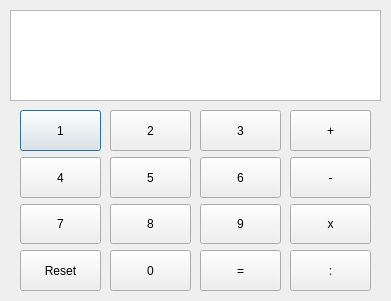
<?xml version="1.0" encoding="UTF-8"?>
<ui version="4.0">
 <class>Dialog</class>
 <widget class="QDialog" name="Dialog">
  <property name="geometry">
   <rect>
    <x>0</x>
    <y>0</y>
    <width>391</width>
    <height>301</height>
   </rect>
  </property>
  <property name="windowTitle">
   <string>Dialog</string>
  </property>
  <widget class="QTextBrowser" name="textBrowser_showing">
   <property name="geometry">
    <rect>
     <x>10</x>
     <y>10</y>
     <width>371</width>
     <height>91</height>
    </rect>
   </property>
   <property name="focusPolicy">
    <enum>Qt::NoFocus</enum>
   </property>
  </widget>
  <widget class="QWidget" name="verticalLayoutWidget">
   <property name="geometry">
    <rect>
     <x>20</x>
     <y>110</y>
     <width>81</width>
     <height>181</height>
    </rect>
   </property>
   <layout class="QVBoxLayout" name="verticalLayout">
    <item>
     <widget class="QPushButton" name="pushButton_1">
      <property name="sizePolicy">
       <sizepolicy hsizetype="Ignored" vsizetype="Ignored">
        <horstretch>0</horstretch>
        <verstretch>0</verstretch>
       </sizepolicy>
      </property>
      <property name="text">
       <string>1</string>
      </property>
     </widget>
    </item>
    <item>
     <widget class="QPushButton" name="pushButton_8">
      <property name="sizePolicy">
       <sizepolicy hsizetype="Ignored" vsizetype="Ignored">
        <horstretch>0</horstretch>
        <verstretch>0</verstretch>
       </sizepolicy>
      </property>
      <property name="text">
       <string>4</string>
      </property>
     </widget>
    </item>
    <item>
     <widget class="QPushButton" name="pushButton_2">
      <property name="sizePolicy">
       <sizepolicy hsizetype="Ignored" vsizetype="Ignored">
        <horstretch>0</horstretch>
        <verstretch>0</verstretch>
       </sizepolicy>
      </property>
      <property name="text">
       <string>7</string>
      </property>
     </widget>
    </item>
    <item>
     <widget class="QPushButton" name="pushButton_reset">
      <property name="sizePolicy">
       <sizepolicy hsizetype="Ignored" vsizetype="Ignored">
        <horstretch>0</horstretch>
        <verstretch>0</verstretch>
       </sizepolicy>
      </property>
      <property name="text">
       <string>Reset</string>
      </property>
     </widget>
    </item>
   </layout>
  </widget>
  <widget class="QWidget" name="verticalLayoutWidget_3">
   <property name="geometry">
    <rect>
     <x>110</x>
     <y>110</y>
     <width>81</width>
     <height>181</height>
    </rect>
   </property>
   <layout class="QVBoxLayout" name="verticalLayout_3">
    <item>
     <widget class="QPushButton" name="pushButton_3">
      <property name="sizePolicy">
       <sizepolicy hsizetype="Ignored" vsizetype="Ignored">
        <horstretch>0</horstretch>
        <verstretch>0</verstretch>
       </sizepolicy>
      </property>
      <property name="text">
       <string>2</string>
      </property>
     </widget>
    </item>
    <item>
     <widget class="QPushButton" name="pushButton_10">
      <property name="sizePolicy">
       <sizepolicy hsizetype="Ignored" vsizetype="Ignored">
        <horstretch>0</horstretch>
        <verstretch>0</verstretch>
       </sizepolicy>
      </property>
      <property name="text">
       <string>5</string>
      </property>
     </widget>
    </item>
    <item>
     <widget class="QPushButton" name="pushButton_6">
      <property name="sizePolicy">
       <sizepolicy hsizetype="Ignored" vsizetype="Ignored">
        <horstretch>0</horstretch>
        <verstretch>0</verstretch>
       </sizepolicy>
      </property>
      <property name="text">
       <string>8</string>
      </property>
     </widget>
    </item>
    <item>
     <widget class="QPushButton" name="pushButton_4">
      <property name="sizePolicy">
       <sizepolicy hsizetype="Ignored" vsizetype="Ignored">
        <horstretch>0</horstretch>
        <verstretch>0</verstretch>
       </sizepolicy>
      </property>
      <property name="text">
       <string>0</string>
      </property>
     </widget>
    </item>
   </layout>
  </widget>
  <widget class="QWidget" name="verticalLayoutWidget_2">
   <property name="geometry">
    <rect>
     <x>200</x>
     <y>110</y>
     <width>81</width>
     <height>181</height>
    </rect>
   </property>
   <layout class="QVBoxLayout" name="verticalLayout_2">
    <item>
     <widget class="QPushButton" name="pushButton_5">
      <property name="sizePolicy">
       <sizepolicy hsizetype="Ignored" vsizetype="Ignored">
        <horstretch>0</horstretch>
        <verstretch>0</verstretch>
       </sizepolicy>
      </property>
      <property name="text">
       <string>3</string>
      </property>
     </widget>
    </item>
    <item>
     <widget class="QPushButton" name="pushButton_11">
      <property name="sizePolicy">
       <sizepolicy hsizetype="Ignored" vsizetype="Ignored">
        <horstretch>0</horstretch>
        <verstretch>0</verstretch>
       </sizepolicy>
      </property>
      <property name="text">
       <string>6</string>
      </property>
     </widget>
    </item>
    <item>
     <widget class="QPushButton" name="pushButton_9">
      <property name="sizePolicy">
       <sizepolicy hsizetype="Ignored" vsizetype="Ignored">
        <horstretch>0</horstretch>
        <verstretch>0</verstretch>
       </sizepolicy>
      </property>
      <property name="text">
       <string>9</string>
      </property>
     </widget>
    </item>
    <item>
     <widget class="QPushButton" name="pushButton_equal">
      <property name="sizePolicy">
       <sizepolicy hsizetype="Ignored" vsizetype="Ignored">
        <horstretch>0</horstretch>
        <verstretch>0</verstretch>
       </sizepolicy>
      </property>
      <property name="text">
       <string>=</string>
      </property>
     </widget>
    </item>
   </layout>
  </widget>
  <widget class="QWidget" name="verticalLayoutWidget_4">
   <property name="geometry">
    <rect>
     <x>290</x>
     <y>110</y>
     <width>81</width>
     <height>181</height>
    </rect>
   </property>
   <layout class="QVBoxLayout" name="verticalLayout_4">
    <item>
     <widget class="QPushButton" name="pushButton_plus">
      <property name="sizePolicy">
       <sizepolicy hsizetype="Ignored" vsizetype="Ignored">
        <horstretch>0</horstretch>
        <verstretch>0</verstretch>
       </sizepolicy>
      </property>
      <property name="text">
       <string>+</string>
      </property>
     </widget>
    </item>
    <item>
     <widget class="QPushButton" name="pushButton_minus">
      <property name="sizePolicy">
       <sizepolicy hsizetype="Ignored" vsizetype="Ignored">
        <horstretch>0</horstretch>
        <verstretch>0</verstretch>
       </sizepolicy>
      </property>
      <property name="text">
       <string>-</string>
      </property>
     </widget>
    </item>
    <item>
     <widget class="QPushButton" name="pushButton_multiplication">
      <property name="sizePolicy">
       <sizepolicy hsizetype="Ignored" vsizetype="Ignored">
        <horstretch>0</horstretch>
        <verstretch>0</verstretch>
       </sizepolicy>
      </property>
      <property name="text">
       <string>x</string>
      </property>
     </widget>
    </item>
    <item>
     <widget class="QPushButton" name="pushButton_division">
      <property name="sizePolicy">
       <sizepolicy hsizetype="Ignored" vsizetype="Ignored">
        <horstretch>0</horstretch>
        <verstretch>0</verstretch>
       </sizepolicy>
      </property>
      <property name="text">
       <string>:</string>
      </property>
     </widget>
    </item>
   </layout>
  </widget>
 </widget>
 <resources/>
 <connections/>
</ui>
